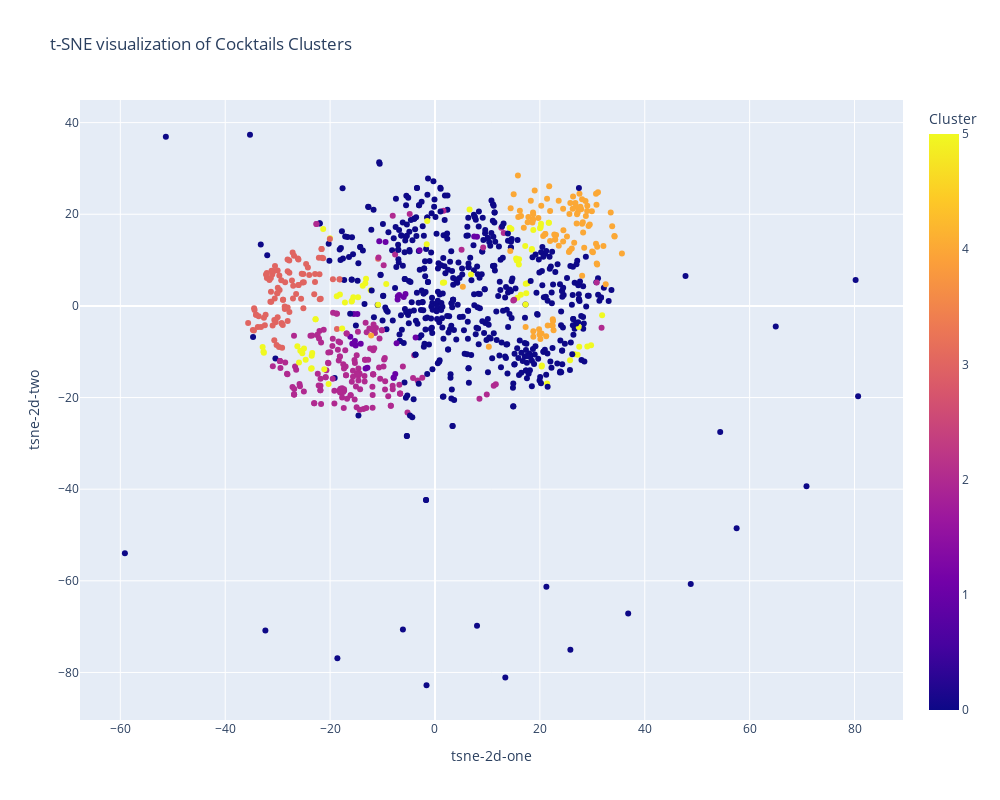

Write notebook code for a chart like this one.
### Code cell
# Perform t-SNE dimensionality reduction
tsne = TSNE(n_components=2, random_state=0)
tsne_results = tsne.fit_transform(X)

# Add the t-SNE results to your dataframe
one_hot['tsne-2d-one'] = tsne_results[:,0]
one_hot['tsne-2d-two'] = tsne_results[:,1]

# Create a Plotly Express scatter plot
fig = px.scatter(one_hot, x='tsne-2d-one', y='tsne-2d-two', color='Cluster', 
                 hover_data=['name'], title='t-SNE visualization of Cocktails Clusters')

fig.update_layout(width=1000, height=800)

# Save the plot
fig.write_image('clustering.png')

# Show the plot
fig.show()

### Figure 1 — Plotly figure (JSON) as saved in the notebook; plotly's stock layout.template omitted (floating-point values rounded to 4 significant figures; data arrays with more than 128 entries replaced by an {"elided": "..."} marker saying what was removed)
{"data": [{"customdata": {"elided": "989x1 str values"}, "hovertemplate": "tsne-2d-one=%{x}<br>tsne-2d-two=%{y}<br>name=%{customdata[0]}<br>Cluster=%{marker.color}<extra></extra>", "legendgroup": "", "marker": {"color": {"elided": "989 int values"}, "coloraxis": "coloraxis", "symbol": "circle"}, "mode": "markers", "name": "", "orientation": "v", "showlegend": false, "type": "scatter", "x": {"elided": "989 float values"}, "xaxis": "x", "y": {"elided": "989 float values"}, "yaxis": "y"}], "layout": {"coloraxis": {"colorbar": {"title": {"text": "Cluster"}}, "colorscale": [[0, "#0d0887"], [0.1111, "#46039f"], [0.2222, "#7201a8"], [0.3333, "#9c179e"], [0.4444, "#bd3786"], [0.5556, "#d8576b"], [0.6667, "#ed7953"], [0.7778, "#fb9f3a"], [0.8889, "#fdca26"], [1, "#f0f921"]]}, "height": 800, "legend": {"tracegroupgap": 0}, "title": {"text": "t-SNE visualization of Cocktails Clusters"}, "width": 1000, "xaxis": {"anchor": "y", "domain": [0, 1], "title": {"text": "tsne-2d-one"}}, "yaxis": {"anchor": "x", "domain": [0, 1], "title": {"text": "tsne-2d-two"}}}}
